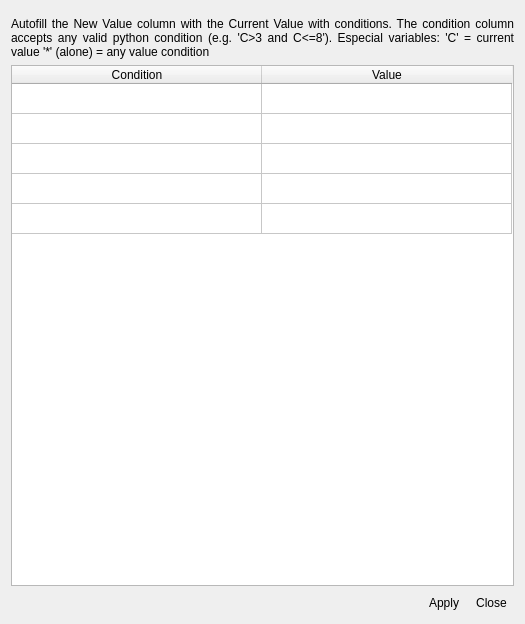
<?xml version="1.0" encoding="UTF-8"?>
<ui version="4.0">
 <class>Dialog</class>
 <widget class="QDialog" name="Dialog">
  <property name="geometry">
   <rect>
    <x>0</x>
    <y>0</y>
    <width>525</width>
    <height>624</height>
   </rect>
  </property>
  <property name="windowTitle">
   <string>ThRasE - Autofill</string>
  </property>
  <layout class="QVBoxLayout" name="verticalLayout">
   <item>
    <widget class="QgsMessageBar" name="MsgBar">
     <property name="sizePolicy">
      <sizepolicy hsizetype="Minimum" vsizetype="Fixed">
       <horstretch>0</horstretch>
       <verstretch>0</verstretch>
      </sizepolicy>
     </property>
     <property name="minimumSize">
      <size>
       <width>0</width>
       <height>0</height>
      </size>
     </property>
     <property name="frameShape">
      <enum>QFrame::NoFrame</enum>
     </property>
     <property name="lineWidth">
      <number>0</number>
     </property>
    </widget>
   </item>
   <item>
    <widget class="QLabel" name="label">
     <property name="text">
      <string>Autofill the New Value column with the Current Value with conditions. The condition column accepts any valid python condition (e.g. 'C&gt;3 and C&lt;=8'). Especial variables:
      'C' = current value
      '*' (alone) = any value condition</string>
     </property>
     <property name="alignment">
      <set>Qt::AlignJustify|Qt::AlignVCenter</set>
     </property>
     <property name="wordWrap">
      <bool>true</bool>
     </property>
     <property name="margin">
      <number>6</number>
     </property>
    </widget>
   </item>
   <item>
    <widget class="QTableWidget" name="AutoFillTable">
     <property name="minimumSize">
      <size>
       <width>0</width>
       <height>300</height>
      </size>
     </property>
     <attribute name="horizontalHeaderDefaultSectionSize">
      <number>250</number>
     </attribute>
     <attribute name="verticalHeaderVisible">
      <bool>false</bool>
     </attribute>
     <row>
      <property name="text">
       <string>New Row</string>
      </property>
     </row>
     <row>
      <property name="text">
       <string>1</string>
      </property>
     </row>
     <row>
      <property name="text">
       <string>2</string>
      </property>
     </row>
     <row>
      <property name="text">
       <string>3</string>
      </property>
     </row>
     <row>
      <property name="text">
       <string>5</string>
      </property>
     </row>
     <column>
      <property name="text">
       <string>Condition</string>
      </property>
     </column>
     <column>
      <property name="text">
       <string>Value</string>
      </property>
     </column>
    </widget>
   </item>
   <item>
    <widget class="QWidget" name="widget" native="true">
     <property name="sizePolicy">
      <sizepolicy hsizetype="Preferred" vsizetype="Maximum">
       <horstretch>0</horstretch>
       <verstretch>0</verstretch>
      </sizepolicy>
     </property>
     <layout class="QHBoxLayout" name="horizontalLayout">
      <property name="spacing">
       <number>3</number>
      </property>
      <property name="leftMargin">
       <number>0</number>
      </property>
      <property name="topMargin">
       <number>0</number>
      </property>
      <property name="rightMargin">
       <number>0</number>
      </property>
      <property name="bottomMargin">
       <number>0</number>
      </property>
      <item>
       <spacer name="horizontalSpacer">
        <property name="orientation">
         <enum>Qt::Horizontal</enum>
        </property>
        <property name="sizeHint" stdset="0">
         <size>
          <width>40</width>
          <height>20</height>
         </size>
        </property>
       </spacer>
      </item>
      <item>
       <widget class="QToolButton" name="QPBtn_ApplyAutoFill">
        <property name="cursor">
         <cursorShape>PointingHandCursor</cursorShape>
        </property>
        <property name="text">
         <string>Apply</string>
        </property>
        <property name="icon">
         <iconset>
          <normaloff>:/plugins/thrase/icons/autofill.svg</normaloff>:/plugins/thrase/icons/autofill.svg</iconset>
        </property>
        <property name="toolButtonStyle">
         <enum>Qt::ToolButtonTextBesideIcon</enum>
        </property>
        <property name="autoRaise">
         <bool>true</bool>
        </property>
       </widget>
      </item>
      <item>
       <widget class="QToolButton" name="CloseButton">
        <property name="cursor">
         <cursorShape>PointingHandCursor</cursorShape>
        </property>
        <property name="text">
         <string>Close</string>
        </property>
        <property name="icon">
         <iconset>
          <normaloff>:/plugins/thrase/icons/close.svg</normaloff>:/plugins/thrase/icons/close.svg</iconset>
        </property>
        <property name="toolButtonStyle">
         <enum>Qt::ToolButtonTextBesideIcon</enum>
        </property>
        <property name="autoRaise">
         <bool>true</bool>
        </property>
       </widget>
      </item>
     </layout>
    </widget>
   </item>
  </layout>
 </widget>
 <customwidgets>
  <customwidget>
   <class>QgsMessageBar</class>
   <extends>QFrame</extends>
   <header>qgis.gui</header>
   <container>1</container>
  </customwidget>
 </customwidgets>
 <resources/>
 <connections>
  <connection>
   <sender>CloseButton</sender>
   <signal>clicked()</signal>
   <receiver>Dialog</receiver>
   <slot>accept()</slot>
   <hints>
    <hint type="sourcelabel">
     <x>1298</x>
     <y>576</y>
    </hint>
    <hint type="destinationlabel">
     <x>1081</x>
     <y>658</y>
    </hint>
   </hints>
  </connection>
 </connections>
</ui>
